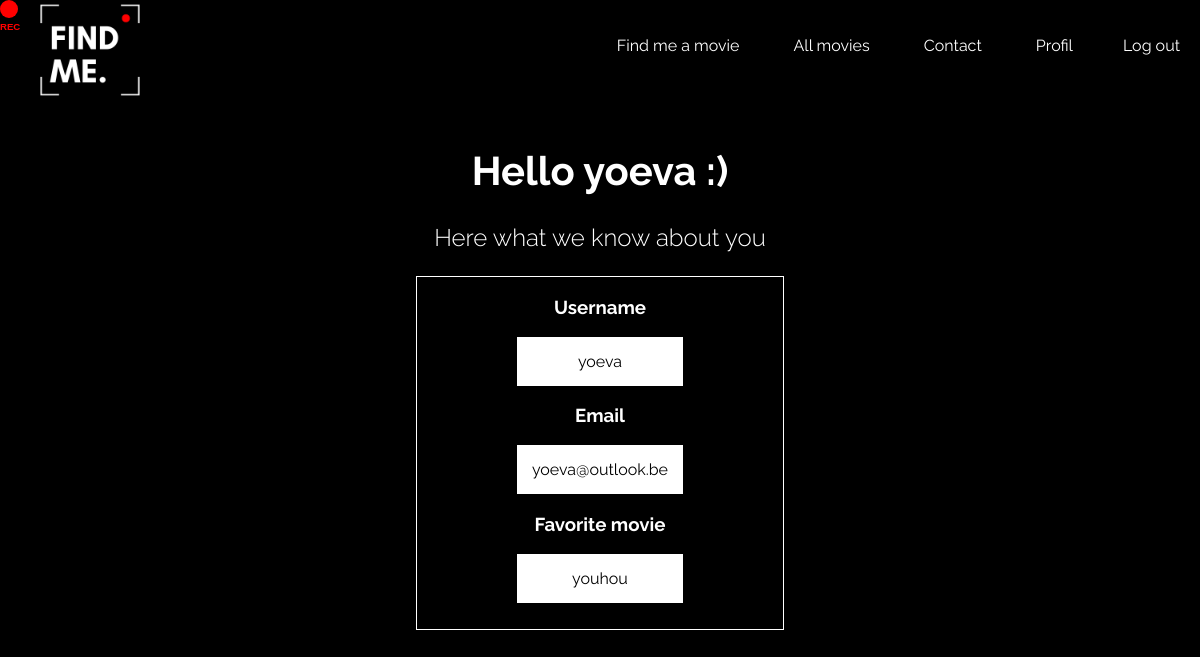
The page /views/page_membre.php (signed in) on the database as committed earlier.
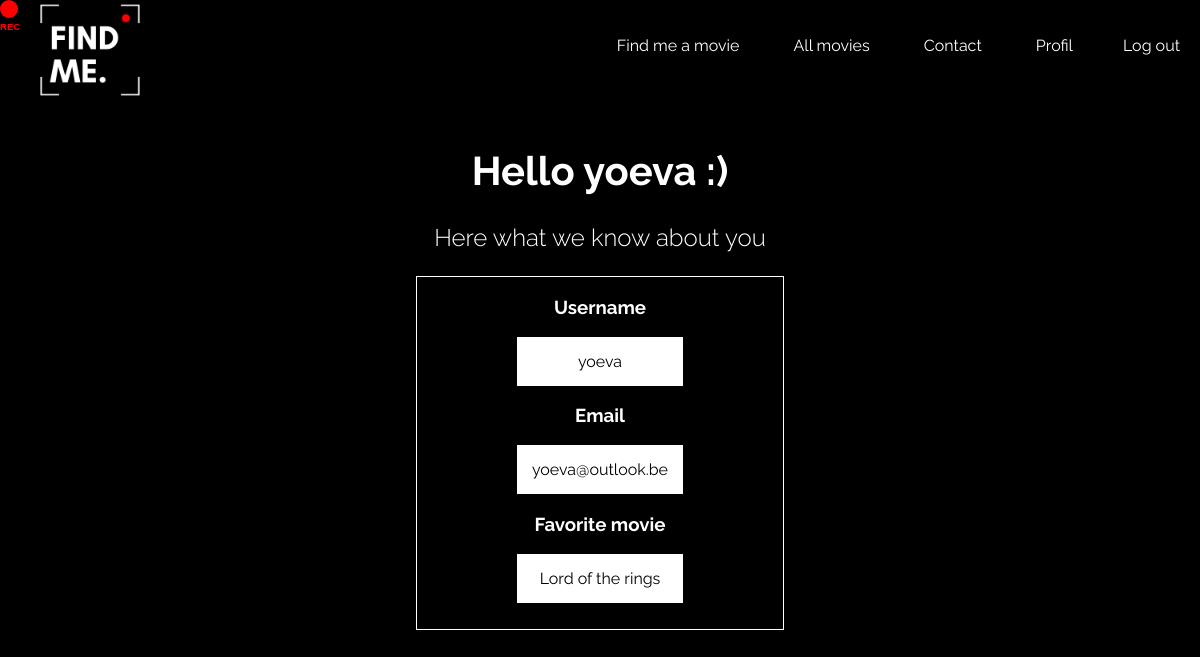
The same page on the database as committed later.
### tables this page shows
CREATE TABLE `users` (
  `id` int(5) NOT NULL,
  `email` varchar(70) NOT NULL,
  `password` varchar(50) NOT NULL,
  `username` varchar(50) NOT NULL,
  `favoriteMovie` varchar(100) NOT NULL
);

### views/page_membre.php (the view, shortened to what this page needs)
<!DOCTYPE html>
<html lang="en">
<head>
    <link rel="stylesheet" href="../assets/css/style.css">
</head>
<body>
    <div id="header_accueil">
        <div class="logo">
            <a href="../index.php">
                <img src="../assets/img/logonew.png" width="100px" alt="">
            </a>
        </div>
        <div>
            <nav>
                <ul>
                    <li><a href="../index.php">Find
                            me a movie</a></li>
                    <li><a href="allMovies.php">All movies</a></li>
                    <li><a href="contact.php">Contact</a></li>
                    <?php
                    if (!empty($_SESSION['isLogged']) && $_SESSION['isLogged']) {
                        echo "<li><a href='#'>Profil</a></li>";
                        echo "<li><a href='logout.php'>Log out</a></li>";
                    } else {
                        echo "<li><a href='connexion.php'>Sign in/up</a></li>";
                    } ?></a></li>
                </ul>
            </nav>
        </div>
    </div>
    <?php
    if (isset($_SESSION['username']) && isset($_SESSION['password'])) {
        include("../SRC/database.php");
        $usernameSess = $_SESSION['username'];
        $sqlQuery = "
        SELECT `favoriteMovie`, `email`
         FROM `users`
         WHERE `username` LIKE '$usernameSess'";
        $statement = $mysqldb->prepare($sqlQuery);
        $statement->execute();
        $result = $statement->fetchAll();
    ?>
        <div class="infos">
            <br><br><br><br><br><br>
            <h2 style='font-size:2.5rem; margin-bottom:5px;'> Hello <?= $usernameSess . " :)" ?> </h2>
            <h3 style='font-size:1.5rem; font-weight:300;'>Here what we know about you</h3>
            <div class="encadre">
                <h3> Username </h3>
            <p><?= $usernameSess ?></p>
            <h3> Email </h3>
            <p>
                <?php
                    foreach ($result as $row) {
                        echo $row["email"];
                    }
                ?>
            </p>
            <h3> Favorite movie </h3>
            <p>
                <?php
                    foreach ($result as $row) {
                        echo $row["favoriteMovie"];
                    }
                ?>
            </p>
            </div>
        </div>
    <?php
    }
    ?>
    <div id="curseur"><span id="rec">REC</span></div>
</body>
</html>

### assets/css/style.css (style rules this page uses)
:root { --size: 18px; }
* { -webkit-box-sizing: border-box; -moz-box-sizing: border-box; box-sizing: border-box; }
body { background-color: rgb(0, 0, 0); cursor: none; color: white; font-family: 'Raleway'; margin: 0px; padding: 0px; overflow: hidden; }
html { scroll-behavior: smooth; }
ul { list-style: none; }
#header_accueil { right: 0px; display: flex; width: 100%; justify-content: space-between; position: fixed; top: 0; transition: top 0.3s; }
.logo { margin-left: 40px; }
nav { display: flex; color: white; justify-content: space-between; align-items: center; z-index: 1; }
nav ul li { display: inline-block; }
nav ul li a { padding: 20px; margin-left: 10px; color: white; text-decoration: none; font-size: 1rem; }
li a { position: relative; display: block; cursor: pointer; }
li a:before, li:after { content: ''; position: absolute; width: 0%; height: 1px; top: 50%; margin-top: -0.5px; background: #fff; }
li a:before { left: -2.5px; }
li :after { right: 2.5px; background: #fff; transition: width 0.8s cubic-bezier(0.22, 0.61, 0.36, 1); }
a { text-decoration: none; color: white; }
#curseur { position: fixed; top: 0; left: 0; height: var(--size); width: var(--size); border-radius: 50%; background-color: red; transform: translate3d(calc(100vw * var(--cursor-x) - var(--size) / 2), calc(100vh * var(--cursor-y) - var(--size) / 2), 0); pointer-events: none; }
#rec { font-family: "Arial"; display: block; font-size: 0.6rem; text-align: center; margin: auto; font-weight: bold; margin-top: 99%; color: red; line-height: 1.9; }
.infos { width: 100%; display: flex; flex-direction: column; justify-content: center; align-items: center; }
.infos .encadre { text-align: center; border: 1px solid white; padding: 0px 100px 10px 100px; }
.infos .encadre p { background-color: white; color: black; padding: 15px; }

Rows that differ between the two databases and show on the page:
changed users "yoeva@outlook.be": favoriteMovie "youhou" → "Lord of the rings"
